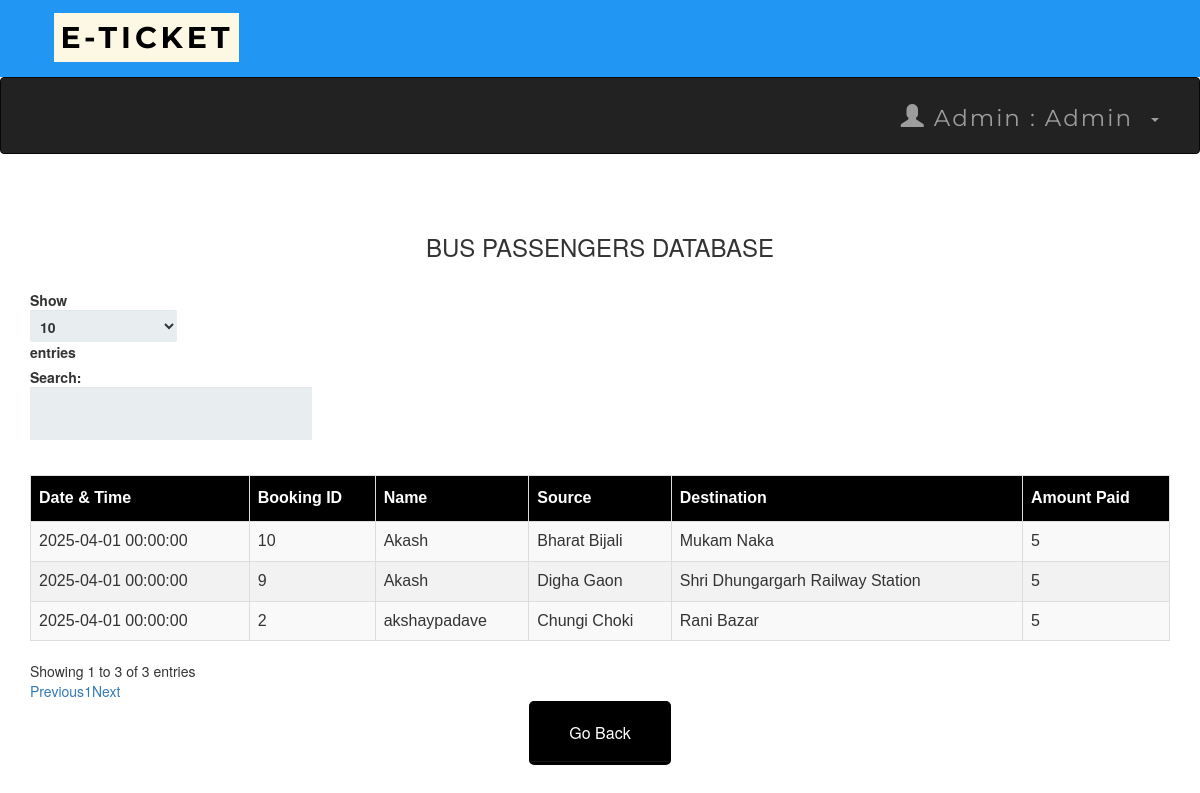
Page /adminbusdb.php (signed in) on the committed database.
### tables this page shows
CREATE TABLE `bustransactions` (
  `T_No.` int(10) NOT NULL,
  `email` varchar(50) NOT NULL,
  `source` varchar(50) NOT NULL,
  `dest` varchar(50) NOT NULL,
  `Name` varchar(50) NOT NULL,
  `Bus_No` int(11) NOT NULL,
  `NoOfpass` int(11) NOT NULL,
  `card_no` int(25) NOT NULL,
  `expmonth` int(2) NOT NULL,
  `expyear` int(2) NOT NULL,
  `cvv` int(3) NOT NULL,
  `pin` int(4) NOT NULL,
  `Date` datetime NOT NULL DEFAULT current_timestamp(),
  `Amt` int(10) NOT NULL
);

### adminbusdb.php (the view, shortened to what this page needs)
<?php
include 'connect.php' ;
include 'adminheader.php';
?>
 <!DOCTYPE html>
 <html>
 <link rel='stylesheet' href='index.css'>
      <head>
           <link rel="stylesheet" href="https://maxcdn.bootstrapcdn.com/bootstrap/3.3.6/css/bootstrap.min.css" />
           <link rel="stylesheet" href="https://cdn.datatables.net/1.10.12/css/dataTables.bootstrap.min.css" />
      </head>
      <body>
           <br /><br />
           <div class="container">
                <h3 align="center">BUS PASSENGERS DATABASE</h3>
                <br />
                <div class="table-responsive">
                     <table id="data" class="table table-striped table-bordered">
                          <thead>
                               <tr>
                                    <th> Date & Time</th>
                                    <th> Booking ID  </th>
                                    <th> Name </th>
                                    <th> Source </th>
                                    <th> Destination </th>
                                    <th> Amount Paid</th>
                               </tr>
                          </thead>
                          <tbody>
  <?php
   $result = mysqli_query($connect , "select * From bustransactions");
  while ($row = mysqli_fetch_assoc($result)):
  ?>
  <tr>
    <td><?php echo $row['Date']; ?></td>
    <td><?php echo $row['T_No.']; ?></td>
    <td><?php echo $row['Name']; ?></td>
    <td><?php echo $row['source']; ?></td>
    <td><?php echo $row['dest']; ?></td>
    <td><?php echo $row['Amt']; ?></td>
    </tr>
  <?php endwhile; ?>
</tbody>
                     </table>
                </div>
           </div>
      </body>
 </html>
<table align='center'>
<tr>
  <td><a href='admin.php'><button style="background-color: black ; border-color:black "  ><span style="color:white">Go Back </span> </button></a></td>
 </tr>

### adminheader.php (shortened to what this page needs)
<head>
  <link rel="stylesheet" href="https://maxcdn.bootstrapcdn.com/bootstrap/3.4.0/css/bootstrap.min.css">
  <link rel="stylesheet" href="https://maxcdn.bootstrapcdn.com/bootstrap/3.4.1/css/bootstrap.min.css">
   <link rel="stylesheet" href="https://maxcdn.bootstrapcdn.com/bootstrap/3.4.1/css/bootstrap.min.css">
</head>
<nav  class="navvvvvvbar navvvvvvbar-default navvvvvvbar-fixed-top">
      <div  class="  navvvvvvbar-brand navvvvvvbar-center"><b>&nbsp&nbsp&nbsp<mark>E-TICKET</mark></b>
</nav>
<nav class="navbar navbar-inverse">
  <div class="container-fluid">
    <div class="collapse navbar-collapse " id="myNavbar">
      <ul class="nav navbar-nav navbar-right">
         <li class="dropdown"><a class="dropdown-toggle" data-toggle="dropdown" href="#"><span class="glyphicon glyphicon-user"></span>
        Admin : <?php  echo " ". $_SESSION['name'] ."" ?> &nbsp<span class="caret"></span></a>
              </div>
    </div>
</nav>
</html>

### index.css (style rules this page uses)
*, *:before, *:after { -moz-box-sizing: border-box; -webkit-box-sizing: border-box; box-sizing: border-box; }
a { text-decoration:none; }
td { text-align: center; }
button { padding: 19px 39px 18px 39px; color: #FFF; background-color: #a8db34; font-size: 18px; text-align: center; font-style: normal; border-radius: 5px; width: 100%; border: 1px solid #71db34; border-width: 1px 1px 3px; box-shadow: 0 -1px 0 rgba(255,255,255,0.1) inset; margin-bottom: 10px; }

### adminheader.php (style rules this page uses)
.navbar { margin-bottom: 50px; border-radius: 0; font-family: Montserrat, sans-serif; margin-bottom: 0; border: 0; font-size: 23px !important; letter-spacing: 2px; opacity: 2; padding: 10px; }
.navvvvvvbar { font-family: Montserrat, sans-serif; margin-bottom: 0; background-color: #2196F3; border: 0; font-size: 30px !important; letter-spacing: 4px; text-align: left; padding: 17px; color:black; font-weight: 40000; }

### adminbusdb.php (style rules this page uses)
table#data { font-size:16px; font-family: "Trebuchet MS", Arial, Helvetica, sans-serif; border-collapse: collapse; border-spacing: 0; width: 100%; }
#data td, #data th { border: 1px solid #ddd; text-align: left; padding: 8px; }
#data tr:nth-child(even) { background-color: #f2f2f2 }
#data th { padding-top: 11px; padding-bottom: 11px; background-color: black; color: white; }

### rows in the picture
bustransactions: Date "2025-04-01 00:00:00", value "2", Name "akshaypadave", source "Chungi Choki", dest "Rani Bazar", Amt "5"
bustransactions: Date "2025-04-01 00:00:00", value "9", Name "Akash", source "Digha Gaon", dest "Shri Dhungargarh Railway Station", Amt "5"
bustransactions: Date "2025-04-01 00:00:00", value "10", Name "Akash", source "Bharat Bijali", dest "Mukam Naka", Amt "5"

### other values in the picture
$_SESSION['name'] "Admin"
